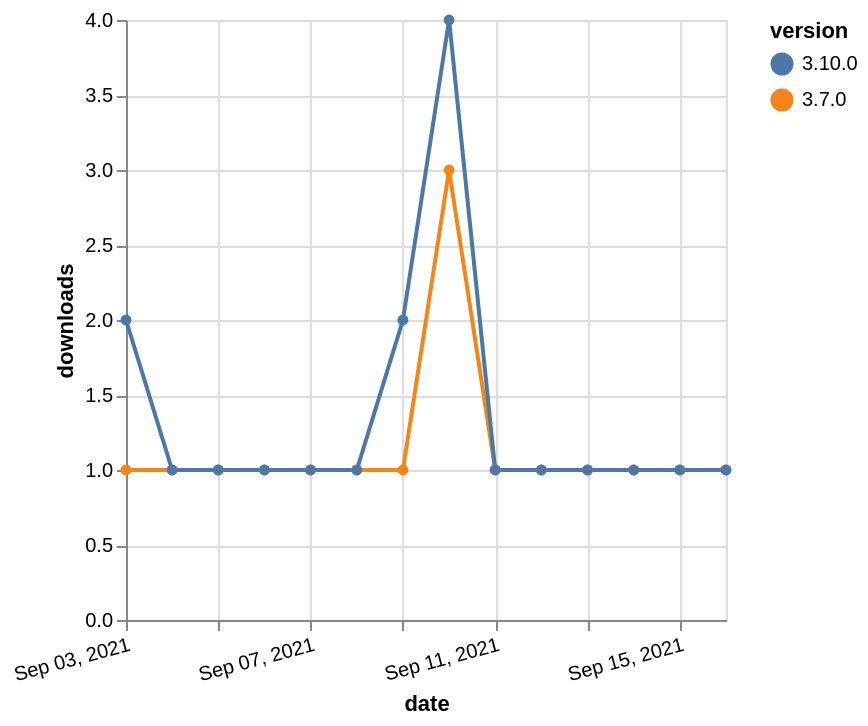

Describe this chart as a Vega-Lite specification.
### Vega-Lite specification from a JSON file in a GitHub repository (floating-point values rounded to 4 significant figures)
{"$schema": "https://vega.github.io/schema/vega-lite/v5.json", "description": "A simple bar chart with embedded data.", "data": {"values": [{"date": "2021-09-03", "total": 306, "delta": 1, "version": "3.7.0"}, {"date": "2021-09-04", "total": 307, "delta": 1, "version": "3.7.0"}, {"date": "2021-09-05", "total": 308, "delta": 1, "version": "3.7.0"}, {"date": "2021-09-06", "total": 309, "delta": 1, "version": "3.7.0"}, {"date": "2021-09-07", "total": 310, "delta": 1, "version": "3.7.0"}, {"date": "2021-09-08", "total": 311, "delta": 1, "version": "3.7.0"}, {"date": "2021-09-09", "total": 312, "delta": 1, "version": "3.7.0"}, {"date": "2021-09-10", "total": 315, "delta": 3, "version": "3.7.0"}, {"date": "2021-09-11", "total": 316, "delta": 1, "version": "3.7.0"}, {"date": "2021-09-12", "total": 317, "delta": 1, "version": "3.7.0"}, {"date": "2021-09-13", "total": 318, "delta": 1, "version": "3.7.0"}, {"date": "2021-09-14", "total": 319, "delta": 1, "version": "3.7.0"}, {"date": "2021-09-15", "total": 320, "delta": 1, "version": "3.7.0"}, {"date": "2021-09-16", "total": 321, "delta": 1, "version": "3.7.0"}, {"date": "2021-09-03", "total": 307, "delta": 2, "version": "3.10.0"}, {"date": "2021-09-04", "total": 308, "delta": 1, "version": "3.10.0"}, {"date": "2021-09-05", "total": 309, "delta": 1, "version": "3.10.0"}, {"date": "2021-09-06", "total": 310, "delta": 1, "version": "3.10.0"}, {"date": "2021-09-07", "total": 311, "delta": 1, "version": "3.10.0"}, {"date": "2021-09-08", "total": 312, "delta": 1, "version": "3.10.0"}, {"date": "2021-09-09", "total": 314, "delta": 2, "version": "3.10.0"}, {"date": "2021-09-10", "total": 318, "delta": 4, "version": "3.10.0"}, {"date": "2021-09-11", "total": 319, "delta": 1, "version": "3.10.0"}, {"date": "2021-09-12", "total": 320, "delta": 1, "version": "3.10.0"}, {"date": "2021-09-13", "total": 321, "delta": 1, "version": "3.10.0"}, {"date": "2021-09-14", "total": 322, "delta": 1, "version": "3.10.0"}, {"date": "2021-09-15", "total": 323, "delta": 1, "version": "3.10.0"}, {"date": "2021-09-16", "total": 324, "delta": 1, "version": "3.10.0"}]}, "width": "container", "mark": {"type": "line", "point": {"filled": true}}, "encoding": {"x": {"field": "date", "type": "temporal", "timeUnit": "yearmonthdate", "title": "date", "axis": {"labelAngle": -15}}, "y": {"field": "delta", "type": "quantitative", "title": "downloads"}, "color": {"field": "version", "type": "nominal"}, "tooltip": {"field": "delta"}}}
